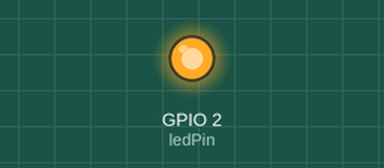
The sketch below on a simulated ESP32. Parts: output pins drawn as LEDs (lit = HIGH). WiFi joins after 1.5 s; servers stay silent unless stated; web services answer with replies made up by the test bench; what the sketch prints to the serial monitor is not drawn.

Above: at 4.1 s.
At 9.3 s:
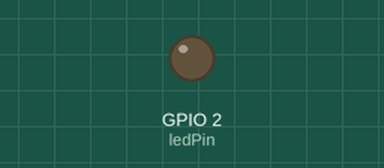
Timing chart, 0 to 15.0 s (numbered marks = the images above):
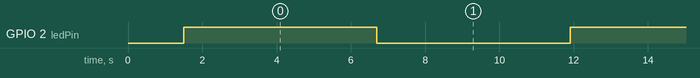

The sketch:

06_Things_speak_Implementation.ino
```cpp
#include <WiFi.h>
#include <HTTPClient.h>

// Replace with your Wi-Fi credentials
const char* ssid = "Charan";
const char* password = "charan12";

// ThingSpeak settings
const char* apiKey = "469RV5R8RTREIBM3"; // Write API Key
const char* server = "http://api.thingspeak.com/update";

// LED pin
const int ledPin = 2; // onboard LED for ESP32

void setup() {
  Serial.begin(115200);
  pinMode(ledPin, OUTPUT);

  // Connect to Wi-Fi
  WiFi.begin(ssid, password);
  Serial.print("Connecting to WiFi");
  while (WiFi.status() != WL_CONNECTED) {
    delay(500);
    Serial.print(".");
  }
  Serial.println("\nConnected to WiFi!");
}

void loop() {
  static bool ledStatus = false;

  // Toggle LED
  ledStatus = !ledStatus;
  digitalWrite(ledPin, ledStatus ? HIGH : LOW);
  Serial.print("LED is now: ");
  Serial.println(ledStatus ? "ON" : "OFF");

  // Push status to ThingSpeak
  if (WiFi.status() == WL_CONNECTED) {
    HTTPClient http;
    String url = String(server) + "?api_key=" + apiKey + "&field1=" + String(ledStatus ? 1 : 0);

    http.begin(url);
    int httpResponseCode = http.GET();

    if (httpResponseCode > 0) {
      Serial.print("ThingSpeak Response code: ");
      Serial.println(httpResponseCode);
    } else {
      Serial.print("Error sending data: ");
      Serial.println(httpResponseCode);
    }

    http.end();
  } else {
    Serial.println("WiFi not connected!");
  }

  delay(5000); // Update every 5 seconds
}
```

Measured:
- by itself, GPIO 2 (ledPin): alternates HIGH for 5.2 s and LOW for 5.2 s
